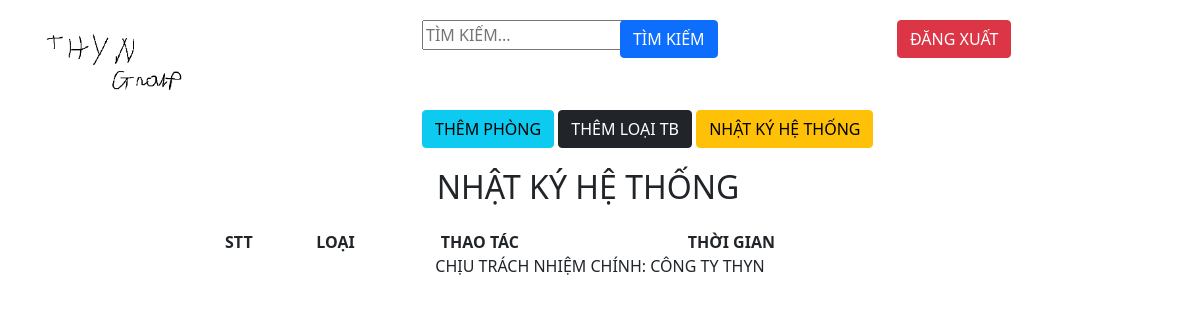
The app's page /index.php?quanly=log (signed in), older data.
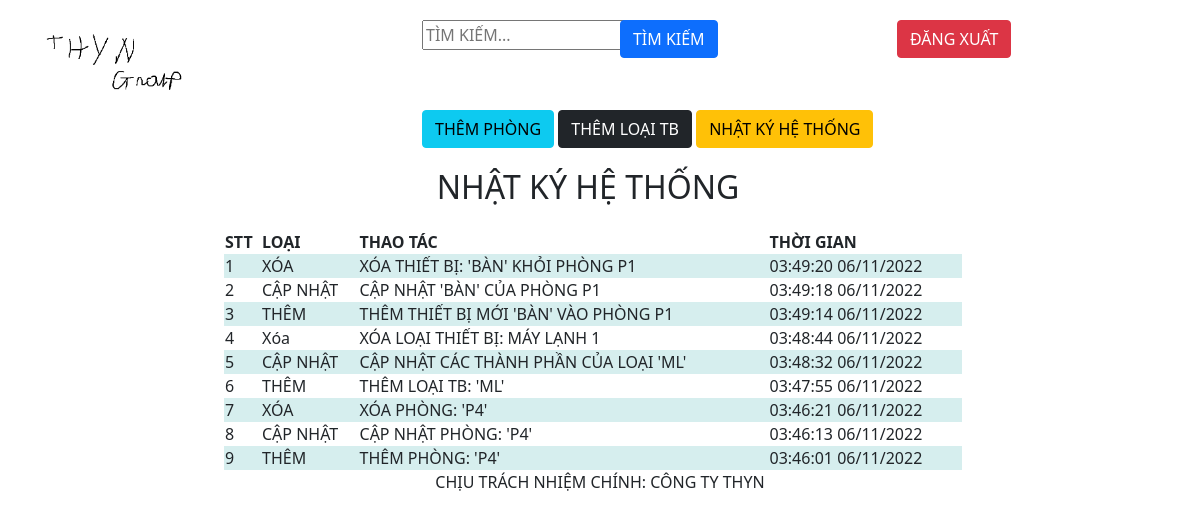
The same page, newer data.
### tables this page shows
CREATE TABLE `system_log` (
  `id` int(11) NOT NULL,
  `thaotac` varchar(30) NOT NULL,
  `ten` varchar(50) NOT NULL,
  `thoigian` timestamp NOT NULL DEFAULT current_timestamp() ON UPDATE current_timestamp()
);

### src/pages/modules/log.php (the view)
<?php
    $sql = "SELECT * FROM system_log order by thoigian DESC";
    $query = mysqli_query($mysqli, $sql);
?>
<div style="height: fit-content;">
    <div class="row mb-3" style="margin-top: 20px;">
        <h2>NHẬT KÝ HỆ THỐNG</h2>
    </div>
    <div class="row offset-2">
    <table>
        <tr>
            <th>STT</th>
            <th>LOẠI</th>
            <th>THAO TÁC</th>
            <th>THỜI GIAN</th>
        </tr>
        <?php
            $i = 0;
            while ($row = mysqli_fetch_array($query)){
                $i++;
        ?>
        <tr>
            <td><?php echo $i ?></td>
            <td><?php echo $row['thaotac'] ?></td>
            <td><?php echo $row['ten'] ?></td>
            <td><?php echo date("H:i:s  d/m/Y", strtotime($row['thoigian'])) ?></td>
        </tr>
        <?php
            }
        ?>
    </table>
    </div>
</div>

Row changes from the older to the newer data that the page shows:
added system_log: thaotac "XÓA", ten "XÓA THIẾT BỊ: 'BÀN' KHỎI PHÒNG P1", thoigian "03:49:20 06/11/2022"
added system_log: thaotac "CẬP NHẬT", ten "CẬP NHẬT 'BÀN' CỦA PHÒNG P1", thoigian "03:49:18 06/11/2022"
added system_log: thaotac "THÊM", ten "THÊM THIẾT BỊ MỚI 'BÀN' VÀO PHÒNG P1", thoigian "03:49:14 06/11/2022"
added system_log: thaotac "Xóa", ten "XÓA LOẠI THIẾT BỊ: MÁY LẠNH 1", thoigian "03:48:44 06/11/2022"
added system_log: thaotac "CẬP NHẬT", ten "CẬP NHẬT CÁC THÀNH PHẦN CỦA LOẠI 'ML'", thoigian "03:48:32 06/11/2022"
added system_log: thaotac "THÊM", ten "THÊM LOẠI TB: 'ML'", thoigian "03:47:55 06/11/2022"
added system_log: thaotac "XÓA", ten "XÓA PHÒNG: 'P4'", thoigian "03:46:21 06/11/2022"
added system_log: thaotac "CẬP NHẬT", ten "CẬP NHẬT PHÒNG: 'P4'", thoigian "03:46:13 06/11/2022"
added system_log: thaotac "THÊM", ten "THÊM PHÒNG: 'P4'", thoigian "03:46:01 06/11/2022"
